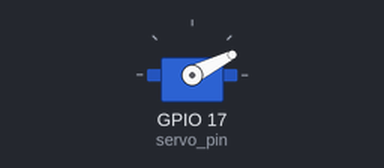
The program below on a simulated Raspberry Pi (BCM pin numbers). On the bench: servo. Servo angles are drawn from the pulse width (0.5 ms = 0°, 2.5 ms = 180°).

Above: at 0.05 s.
Timing chart, 0 to 4.6 s (numbered marks = the images above):
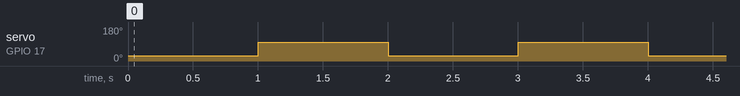

The program:

gpio_servo_1.py
```python
import RPi.GPIO as GPIO
import time


servo_pin = 17
GPIO.setmode(GPIO.BCM)
GPIO.setup(servo_pin, GPIO.OUT)

pwm = GPIO.PWM(servo_pin, 50)
pwm.start(0)

try:
  while True:
    pwm.ChangeDutyCycle(4)
    time.sleep(1.0)
    pwm.ChangeDutyCycle(8)
    time.sleep(1.0)
except KeyboardInterrupt:
  print("Terminated by user")
finally:
  pwm.stop()
  GPIO.cleanup()
```

Measured:
- by itself, servo on GPIO 17 (servo_pin): alternates 99° for 1.0 s and 27° for 1.0 s
